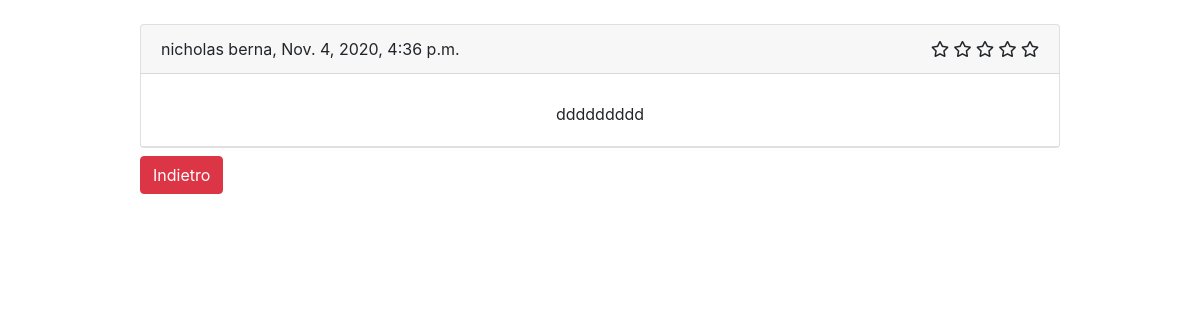
Page /users/reviews/ on the earlier database version.
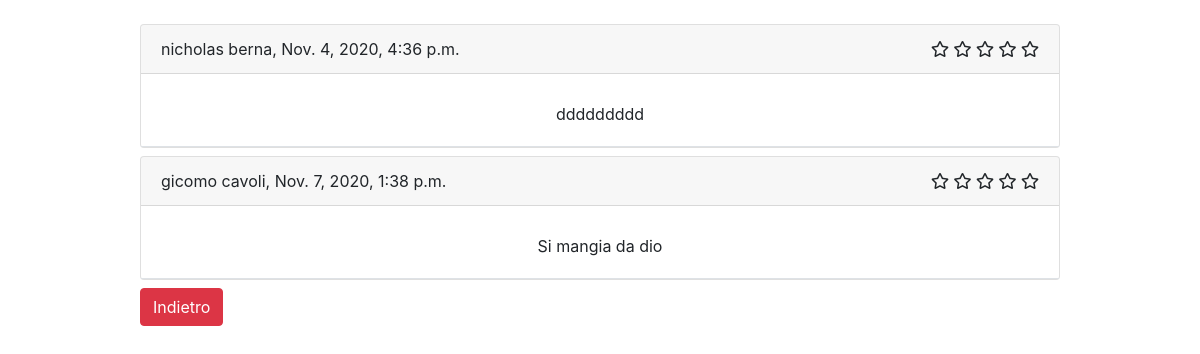
Same page on the later database version.
### users/models.py (models this page shows, shortened)
class Review(models.Model):
    CHOICES = (
        (1, 'Una stella'),
        (2, 'Due stelle'),
        (3, 'Tre stelle'),
        (4, 'Quattro stelle'),
        (5, 'Cinque stelle'),
    )
    user = models.OneToOneField(User, on_delete=models.CASCADE, unique=True, related_name='review')
    rating = models.IntegerField(choices=CHOICES, default=3)
    comment = models.CharField(max_length=100, blank=True, null=True)
    date = models.DateTimeField(auto_now=True)

class User(AbstractBaseUser, PermissionsMixin):
    email = models.EmailField(max_length=60, unique=True, verbose_name='Email:')
    first_name = models.CharField(max_length=60, verbose_name='Nome:')
    last_name = models.CharField(max_length=60, verbose_name='Cognome:')
    region = models.CharField(max_length=35, verbose_name='Regione:')
    province = models.CharField(max_length=30, verbose_name='Provincia:')
    cap = models.CharField(max_length=5, verbose_name='CAP:')
    city = models.CharField(max_length=50, verbose_name='Città:')
    via = models.CharField(max_length=50, verbose_name='Via:')
    house_number = models.CharField(max_length=10, verbose_name='Numero civico:')
    piano = models.CharField(max_length=30, blank=True, verbose_name='Piano:')
    note = models.TextField(blank=True, verbose_name='Note:', null=True)
    tel_regex = RegexValidator(regex=r'^\+?1?\d{10,10}$', message=('Numero di telefono errato!'))
    tel = models.CharField(validators=[tel_regex], max_length=10, verbose_name='Telefono:')
    is_admin = models.BooleanField(default=False)
    is_active = models.BooleanField(default=True)
    is_staff = models.BooleanField(default=False)
    is_restaurateur = models.BooleanField(default=False)
    USERNAME_FIELD = 'email'
    REQUIRED_FIELDS = ['first_name', 'last_name']
    objects = CustomUser()
    class Meta:
        verbose_name = _('Restaurant user')
        verbose_name_plural = _('Restaurant users')

### users/views.py (the view)
# urls.py: path('reviews/', review_list, name='review-list'),
def review_list(request):
    return render(request, 'users/user_review.html', {'reviews': Review.objects.all().order_by('date')})

### users/templates/users/user_review.html (shortened to what this page needs)
{% extends 'base.html' %}
{% load crispy_forms_tags %}
{% block content %}
    <div class="row">
        <div class="col"></div>
        <div class="col-10">
                <div id="contenuto">
                    {% for review in reviews %}
                        <div class="card mt-2">
                        <div class="card-header">
                            <div class="d-flex justify-content-between">
                            <div>
                                        {{ review.user.first_name }} {{ review.user.last_name }}, {{ review.date }}
                            </div>
                                <div>
                                        {% for i in '12345'|make_list %}
                                            {% if forloop.counter <=  review.rating %}
                                                <i class="far fa-star"></i>
                                            {% endif %}
                                        {% endfor %}
                                    </div>
                            </div>
                        </div>
                            <div class="card-body mt-2">
                                <div class="d-flex justify-content-center">
                                    {{ review.comment }}
                                </div>
                            </div>
                        <footer class="border-top">
                        </footer>
                        </div>
                    {% endfor %}
                </div>
            <button type="button" class="btn btn-danger mt-2" onclick="location.href='../../'"
                id="cancel-button">Indietro</button>
        </div>
         <div class="col"></div>
    </div>
{% endblock %}

Differences in the rows shown:
added Review: user.first_name "gicomo", user.last_name "cavoli", date "Nov. 7, 2020, 1:38 p.m.", rating 5 (drawn), comment "Si mangia da dio"
